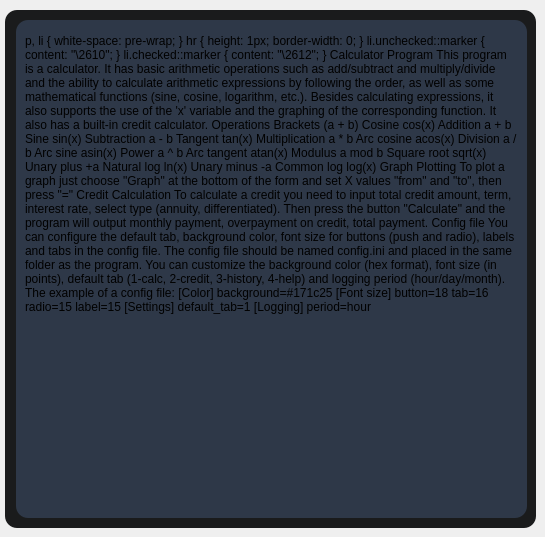
    <widget class="QWidget" name="tabHelp">
     <attribute name="title">
      <string>Help</string>
     </attribute>
     <widget class="QFrame" name="frameHelp">
      <property name="geometry">
       <rect>
        <x>5</x>
        <y>10</y>
        <width>531</width>
        <height>518</height>
       </rect>
      </property>
      <property name="styleSheet">
       <string notr="true">background-color: #1a1b1c;
border-radius: 12px;</string>
      </property>
      <property name="frameShape">
       <enum>QFrame::StyledPanel</enum>
      </property>
      <property name="frameShadow">
       <enum>QFrame::Raised</enum>
      </property>
      <widget class="QGroupBox" name="groupBoxHelp">
       <property name="geometry">
        <rect>
         <x>11</x>
         <y>10</y>
         <width>511</width>
         <height>498</height>
        </rect>
       </property>
       <property name="styleSheet">
        <string notr="true">background:  #2e3848;
border-radius: 12px;</string>
       </property>
       <property name="title">
        <string/>
       </property>
       <widget class="QTextEdit" name="textEditHelp">
        <property name="geometry">
         <rect>
          <x>5</x>
          <y>10</y>
          <width>501</width>
          <height>481</height>
         </rect>
        </property>
        <property name="html">
         <string>&lt;!DOCTYPE HTML PUBLIC &quot;-//W3C//DTD HTML 4.0//EN&quot; &quot;http://www.w3.org/TR/REC-html40/strict.dtd&quot;&gt;
&lt;html&gt;&lt;head&gt;&lt;meta name=&quot;qrichtext&quot; content=&quot;1&quot; /&gt;&lt;meta charset=&quot;utf-8&quot; /&gt;&lt;style type=&quot;text/css&quot;&gt;
p, li { white-space: pre-wrap; }
hr { height: 1px; border-width: 0; }
li.unchecked::marker { content: &quot;\2610&quot;; }
li.checked::marker { content: &quot;\2612&quot;; }
&lt;/style&gt;&lt;/head&gt;&lt;body style=&quot; font-family:'Fira Sans Semi-Light'; font-size:10pt; font-weight:400; font-style:normal;&quot;&gt;
&lt;h1 style=&quot; margin-top:18px; margin-bottom:12px; margin-left:0px; margin-right:0px; -qt-block-indent:0; text-indent:0px;&quot;&gt;&lt;span style=&quot; font-size:xx-large; font-weight:700; color:#deddda;&quot;&gt;Calculator Program&lt;/span&gt;&lt;/h1&gt;
&lt;p style=&quot; margin-top:12px; margin-bottom:12px; margin-left:0px; margin-right:0px; -qt-block-indent:0; text-indent:0px;&quot;&gt;&lt;span style=&quot; color:#deddda;&quot;&gt;This program is a calculator. It has basic arithmetic operations such as add/subtract and multiply/divide and the ability to calculate arithmetic expressions by following the order, as well as some mathematical functions (sine, cosine, logarithm, etc.). Besides calculating expressions, it also supports the use of the 'x' variable and the graphing of the corresponding function. It also has a built-in credit calculator. &lt;/span&gt;&lt;/p&gt;
&lt;h2 style=&quot; margin-top:16px; margin-bottom:12px; margin-left:0px; margin-right:0px; -qt-block-indent:0; text-indent:0px;&quot;&gt;&lt;span style=&quot; font-size:x-large; font-weight:700; color:#deddda;&quot;&gt;Operations&lt;/span&gt;&lt;/h2&gt;
&lt;table border=&quot;0&quot; style=&quot; margin-top:0px; margin-bottom:0px; margin-left:0px; margin-right:0px;&quot; cellspacing=&quot;2&quot; cellpadding=&quot;0&quot;&gt;
&lt;tr&gt;
&lt;td style=&quot; padding-left:0; padding-right:45; padding-top:0; padding-bottom:0;&quot;&gt;
&lt;p style=&quot; margin-top:0px; margin-bottom:0px; margin-left:0px; margin-right:0px; -qt-block-indent:0; text-indent:0px;&quot;&gt;&lt;span style=&quot; color:#deddda;&quot;&gt;Brackets&lt;/span&gt;&lt;/p&gt;&lt;/td&gt;
&lt;td style=&quot; padding-left:0; padding-right:25; padding-top:0; padding-bottom:0;&quot;&gt;
&lt;p style=&quot; margin-top:0px; margin-bottom:0px; margin-left:0px; margin-right:0px; -qt-block-indent:0; text-indent:0px;&quot;&gt;&lt;span style=&quot; color:#deddda;&quot;&gt;(a + b)&lt;/span&gt;&lt;/p&gt;&lt;/td&gt;
&lt;td style=&quot; padding-left:0; padding-right:25; padding-top:0; padding-bottom:0;&quot;&gt;
&lt;p style=&quot; margin-top:0px; margin-bottom:0px; margin-left:0px; margin-right:0px; -qt-block-indent:0; text-indent:0px;&quot;&gt;&lt;span style=&quot; color:#deddda;&quot;&gt;Cosine&lt;/span&gt;&lt;/p&gt;&lt;/td&gt;
&lt;td style=&quot; padding-left:0; padding-right:25; padding-top:0; padding-bottom:0;&quot;&gt;
&lt;p style=&quot; margin-top:0px; margin-bottom:0px; margin-left:0px; margin-right:0px; -qt-block-indent:0; text-indent:0px;&quot;&gt;&lt;span style=&quot; color:#deddda;&quot;&gt;cos(x)&lt;/span&gt;&lt;/p&gt;&lt;/td&gt;&lt;/tr&gt;
&lt;tr&gt;
&lt;td style=&quot; padding-left:0; padding-right:25; padding-top:0; padding-bottom:0;&quot;&gt;
&lt;p style=&quot; margin-top:0px; margin-bottom:0px; margin-left:0px; margin-right:0px; -qt-block-indent:0; text-indent:0px;&quot;&gt;&lt;span style=&quot; color:#deddda;&quot;&gt;Addition&lt;/span&gt;&lt;/p&gt;&lt;/td&gt;
&lt;td style=&quot; padding-left:0; padding-right:25; padding-top:0; padding-bottom:0;&quot;&gt;
&lt;p style=&quot; margin-top:0px; margin-bottom:0px; margin-left:0px; margin-right:0px; -qt-block-indent:0; text-indent:0px;&quot;&gt;&lt;span style=&quot; color:#deddda;&quot;&gt;a + b&lt;/span&gt;&lt;/p&gt;&lt;/td&gt;
&lt;td style=&quot; padding-left:0; padding-right:25; padding-top:0; padding-bottom:0;&quot;&gt;
&lt;p style=&quot; margin-top:0px; margin-bottom:0px; margin-left:0px; margin-right:0px; -qt-block-indent:0; text-indent:0px;&quot;&gt;&lt;span style=&quot; color:#deddda;&quot;&gt;Sine&lt;/span&gt;&lt;/p&gt;&lt;/td&gt;
&lt;td style=&quot; padding-left:0; padding-right:25; padding-top:0; padding-bottom:0;&quot;&gt;
&lt;p style=&quot; margin-top:0px; margin-bottom:0px; margin-left:0px; margin-right:0px; -qt-block-indent:0; text-indent:0px;&quot;&gt;&lt;span style=&quot; color:#deddda;&quot;&gt;sin(x)&lt;/span&gt;&lt;/p&gt;&lt;/td&gt;&lt;/tr&gt;
&lt;tr&gt;
&lt;td style=&quot; padding-left:0; padding-right:25; padding-top:0; padding-bottom:0;&quot;&gt;
&lt;p style=&quot; margin-top:0px; margin-bottom:0px; margin-left:0px; margin-right:0px; -qt-block-indent:0; text-indent:0px;&quot;&gt;&lt;span style=&quot; color:#deddda;&quot;&gt;Subtraction&lt;/span&gt;&lt;/p&gt;&lt;/td&gt;
&lt;td style=&quot; padding-left:0; padding-right:25; padding-top:0; padding-bottom:0;&quot;&gt;
&lt;p style=&quot; margin-top:0px; margin-bottom:0px; margin-left:0px; margin-right:0px; -qt-block-indent:0; text-indent:0px;&quot;&gt;&lt;span style=&quot; color:#deddda;&quot;&gt;a - b&lt;/span&gt;&lt;/p&gt;&lt;/td&gt;
&lt;td style=&quot; padding-left:0; padding-right:25; padding-top:0; padding-bottom:0;&quot;&gt;
&lt;p style=&quot; margin-top:0px; margin-bottom:0px; margin-left:0px; margin-right:0px; -qt-block-indent:0; text-indent:0px;&quot;&gt;&lt;span style=&quot; color:#deddda;&quot;&gt;Tangent&lt;/span&gt;&lt;/p&gt;&lt;/td&gt;
&lt;td style=&quot; padding-left:0; padding-right:25; padding-top:0; padding-bottom:0;&quot;&gt;
&lt;p style=&quot; margin-top:0px; margin-bottom:0px; margin-left:0px; margin-right:0px; -qt-block-indent:0; text-indent:0px;&quot;&gt;&lt;span style=&quot; color:#deddda;&quot;&gt;tan(x)&lt;/span&gt;&lt;/p&gt;&lt;/td&gt;&lt;/tr&gt;
&lt;tr&gt;
&lt;td style=&quot; padding-left:0; padding-right:25; padding-top:0; padding-bottom:0;&quot;&gt;
&lt;p style=&quot; margin-top:0px; margin-bottom:0px; margin-left:0px; margin-right:0px; -qt-block-indent:0; text-indent:0px;&quot;&gt;&lt;span style=&quot; color:#deddda;&quot;&gt;Multiplication&lt;/span&gt;&lt;/p&gt;&lt;/td&gt;
&lt;td style=&quot; padding-left:0; padding-right:25; padding-top:0; padding-bottom:0;&quot;&gt;
&lt;p style=&quot; margin-top:0px; margin-bottom:0px; margin-left:0px; margin-right:0px; -qt-block-indent:0; text-indent:0px;&quot;&gt;&lt;span style=&quot; color:#deddda;&quot;&gt;a * b&lt;/span&gt;&lt;/p&gt;&lt;/td&gt;
&lt;td style=&quot; padding-left:0; padding-right:25; padding-top:0; padding-bottom:0;&quot;&gt;
&lt;p style=&quot; margin-top:0px; margin-bottom:0px; margin-left:0px; margin-right:0px; -qt-block-indent:0; text-indent:0px;&quot;&gt;&lt;span style=&quot; color:#deddda;&quot;&gt;Arc cosine&lt;/span&gt;&lt;/p&gt;&lt;/td&gt;
&lt;td style=&quot; padding-left:0; padding-right:25; padding-top:0; padding-bottom:0;&quot;&gt;
&lt;p style=&quot; margin-top:0px; margin-bottom:0px; margin-left:0px; margin-right:0px; -qt-block-indent:0; text-indent:0px;&quot;&gt;&lt;span style=&quot; color:#deddda;&quot;&gt;acos(x)&lt;/span&gt;&lt;/p&gt;&lt;/td&gt;&lt;/tr&gt;
&lt;tr&gt;
&lt;td style=&quot; padding-left:0; padding-right:25; padding-top:0; padding-bottom:0;&quot;&gt;
&lt;p style=&quot; margin-top:0px; margin-bottom:0px; margin-left:0px; margin-right:0px; -qt-block-indent:0; text-indent:0px;&quot;&gt;&lt;span style=&quot; color:#deddda;&quot;&gt;Division&lt;/span&gt;&lt;/p&gt;&lt;/td&gt;
&lt;td style=&quot; padding-left:0; padding-right:25; padding-top:0; padding-bottom:0;&quot;&gt;
&lt;p style=&quot; margin-top:0px; margin-bottom:0px; margin-left:0px; margin-right:0px; -qt-block-indent:0; text-indent:0px;&quot;&gt;&lt;span style=&quot; color:#deddda;&quot;&gt;a / b&lt;/span&gt;&lt;/p&gt;&lt;/td&gt;
&lt;td style=&quot; padding-left:0; padding-right:25; padding-top:0; padding-bottom:0;&quot;&gt;
&lt;p style=&quot; margin-top:0px; margin-bottom:0px; margin-left:0px; margin-right:0px; -qt-block-indent:0; text-indent:0px;&quot;&gt;&lt;span style=&quot; color:#deddda;&quot;&gt;Arc sine&lt;/span&gt;&lt;/p&gt;&lt;/td&gt;
&lt;td style=&quot; padding-left:0; padding-right:25; padding-top:0; padding-bottom:0;&quot;&gt;
&lt;p style=&quot; margin-top:0px; margin-bottom:0px; margin-left:0px; margin-right:0px; -qt-block-indent:0; text-indent:0px;&quot;&gt;&lt;span style=&quot; color:#deddda;&quot;&gt;asin(x)&lt;/span&gt;&lt;/p&gt;&lt;/td&gt;&lt;/tr&gt;
&lt;tr&gt;
&lt;td style=&quot; padding-left:0; padding-right:25; padding-top:0; padding-bottom:0;&quot;&gt;
&lt;p style=&quot; margin-top:0px; margin-bottom:0px; margin-left:0px; margin-right:0px; -qt-block-indent:0; text-indent:0px;&quot;&gt;&lt;span style=&quot; color:#deddda;&quot;&gt;Power&lt;/span&gt;&lt;/p&gt;&lt;/td&gt;
&lt;td style=&quot; padding-left:0; padding-right:25; padding-top:0; padding-bottom:0;&quot;&gt;
&lt;p style=&quot; margin-top:0px; margin-bottom:0px; margin-left:0px; margin-right:0px; -qt-block-indent:0; text-indent:0px;&quot;&gt;&lt;span style=&quot; color:#deddda;&quot;&gt;a ^ b&lt;/span&gt;&lt;/p&gt;&lt;/td&gt;
&lt;td style=&quot; padding-left:0; padding-right:25; padding-top:0; padding-bottom:0;&quot;&gt;
&lt;p style=&quot; margin-top:0px; margin-bottom:0px; margin-left:0px; margin-right:0px; -qt-block-indent:0; text-indent:0px;&quot;&gt;&lt;span style=&quot; color:#deddda;&quot;&gt;Arc tangent&lt;/span&gt;&lt;/p&gt;&lt;/td&gt;
&lt;td style=&quot; padding-left:0; padding-right:25; padding-top:0; padding-bottom:0;&quot;&gt;
&lt;p style=&quot; margin-top:0px; margin-bottom:0px; margin-left:0px; margin-right:0px; -qt-block-indent:0; text-indent:0px;&quot;&gt;&lt;span style=&quot; color:#deddda;&quot;&gt;atan(x)&lt;/span&gt;&lt;/p&gt;&lt;/td&gt;&lt;/tr&gt;
&lt;tr&gt;
&lt;td style=&quot; padding-left:0; padding-right:25; padding-top:0; padding-bottom:0;&quot;&gt;
&lt;p style=&quot; margin-top:0px; margin-bottom:0px; margin-left:0px; margin-right:0px; -qt-block-indent:0; text-indent:0px;&quot;&gt;&lt;span style=&quot; color:#deddda;&quot;&gt;Modulus&lt;/span&gt;&lt;/p&gt;&lt;/td&gt;
&lt;td style=&quot; padding-left:0; padding-right:25; padding-top:0; padding-bottom:0;&quot;&gt;
&lt;p style=&quot; margin-top:0px; margin-bottom:0px; margin-left:0px; margin-right:0px; -qt-block-indent:0; text-indent:0px;&quot;&gt;&lt;span style=&quot; color:#deddda;&quot;&gt;a mod b&lt;/span&gt;&lt;/p&gt;&lt;/td&gt;
&lt;td style=&quot; padding-left:0; padding-right:25; padding-top:0; padding-bottom:0;&quot;&gt;
&lt;p style=&quot; margin-top:0px; margin-bottom:0px; margin-left:0px; margin-right:0px; -qt-block-indent:0; text-indent:0px;&quot;&gt;&lt;span style=&quot; color:#deddda;&quot;&gt;Square root&lt;/span&gt;&lt;/p&gt;&lt;/td&gt;
&lt;td style=&quot; padding-left:0; padding-right:25; padding-top:0; padding-bottom:0;&quot;&gt;
&lt;p style=&quot; margin-top:0px; margin-bottom:0px; margin-left:0px; margin-right:0px; -qt-block-indent:0; text-indent:0px;&quot;&gt;&lt;span style=&quot; color:#deddda;&quot;&gt;sqrt(x)&lt;/span&gt;&lt;/p&gt;&lt;/td&gt;&lt;/tr&gt;
&lt;tr&gt;
&lt;td style=&quot; padding-left:0; padding-right:25; padding-top:0; padding-bottom:0;&quot;&gt;
&lt;p style=&quot; margin-top:0px; margin-bottom:0px; margin-left:0px; margin-right:0px; -qt-block-indent:0; text-indent:0px;&quot;&gt;&lt;span style=&quot; color:#deddda;&quot;&gt;Unary plus&lt;/span&gt;&lt;/p&gt;&lt;/td&gt;
&lt;td style=&quot; padding-left:0; padding-right:25; padding-top:0; padding-bottom:0;&quot;&gt;
&lt;p style=&quot; margin-top:0px; margin-bottom:0px; margin-left:0px; margin-right:0px; -qt-block-indent:0; text-indent:0px;&quot;&gt;&lt;span style=&quot; color:#deddda;&quot;&gt;+a&lt;/span&gt;&lt;/p&gt;&lt;/td&gt;
&lt;td style=&quot; padding-left:0; padding-right:25; padding-top:0; padding-bottom:0;&quot;&gt;
&lt;p style=&quot; margin-top:0px; margin-bottom:0px; margin-left:0px; margin-right:0px; -qt-block-indent:0; text-indent:0px;&quot;&gt;&lt;span style=&quot; color:#deddda;&quot;&gt;Natural log&lt;/span&gt;&lt;/p&gt;&lt;/td&gt;
&lt;td style=&quot; padding-left:0; padding-right:25; padding-top:0; padding-bottom:0;&quot;&gt;
&lt;p style=&quot; margin-top:0px; margin-bottom:0px; margin-left:0px; margin-right:0px; -qt-block-indent:0; text-indent:0px;&quot;&gt;&lt;span style=&quot; color:#deddda;&quot;&gt;ln(x)&lt;/span&gt;&lt;/p&gt;&lt;/td&gt;&lt;/tr&gt;
&lt;tr&gt;
&lt;td style=&quot; padding-left:0; padding-right:25; padding-top:0; padding-bottom:0;&quot;&gt;
&lt;p style=&quot; margin-top:0px; margin-bottom:0px; margin-left:0px; margin-right:0px; -qt-block-indent:0; text-indent:0px;&quot;&gt;&lt;span style=&quot; color:#deddda;&quot;&gt;Unary minus&lt;/span&gt;&lt;/p&gt;&lt;/td&gt;
&lt;td style=&quot; padding-left:0; padding-right:25; padding-top:0; padding-bottom:0;&quot;&gt;
&lt;p style=&quot; margin-top:0px; margin-bottom:0px; margin-left:0px; margin-right:0px; -qt-block-indent:0; text-indent:0px;&quot;&gt;&lt;span style=&quot; color:#deddda;&quot;&gt;-a&lt;/span&gt;&lt;/p&gt;&lt;/td&gt;
&lt;td style=&quot; padding-left:0; padding-right:25; padding-top:0; padding-bottom:0;&quot;&gt;
&lt;p style=&quot; margin-top:0px; margin-bottom:0px; margin-left:0px; margin-right:0px; -qt-block-indent:0; text-indent:0px;&quot;&gt;&lt;span style=&quot; color:#deddda;&quot;&gt;Common log&lt;/span&gt;&lt;/p&gt;&lt;/td&gt;
&lt;td style=&quot; padding-left:0; padding-right:25; padding-top:0; padding-bottom:0;&quot;&gt;
&lt;p style=&quot; margin-top:0px; margin-bottom:0px; margin-left:0px; margin-right:0px; -qt-block-indent:0; text-indent:0px;&quot;&gt;&lt;span style=&quot; color:#deddda;&quot;&gt;log(x)&lt;/span&gt;&lt;/p&gt;&lt;/td&gt;&lt;/tr&gt;&lt;/table&gt;
&lt;h2 style=&quot; margin-top:16px; margin-bottom:12px; margin-left:0px; margin-right:0px; -qt-block-indent:0; text-indent:0px;&quot;&gt;&lt;span style=&quot; font-size:x-large; font-weight:700; color:#deddda;&quot;&gt;Graph Plotting&lt;/span&gt;&lt;/h2&gt;
&lt;p style=&quot; margin-top:12px; margin-bottom:12px; margin-left:0px; margin-right:0px; -qt-block-indent:0; text-indent:0px;&quot;&gt;&lt;span style=&quot; color:#deddda;&quot;&gt;To plot a graph just choose &amp;quot;Graph&amp;quot; at the bottom of the form and set X values &amp;quot;from&amp;quot; and &amp;quot;to&amp;quot;, then press &amp;quot;=&amp;quot; &lt;/span&gt;&lt;/p&gt;
&lt;h2 style=&quot; margin-top:16px; margin-bottom:12px; margin-left:0px; margin-right:0px; -qt-block-indent:0; text-indent:0px;&quot;&gt;&lt;span style=&quot; font-size:x-large; font-weight:700; color:#deddda;&quot;&gt;Credit Calculation&lt;/span&gt;&lt;/h2&gt;
&lt;p style=&quot; margin-top:12px; margin-bottom:12px; margin-left:0px; margin-right:0px; -qt-block-indent:0; text-indent:0px;&quot;&gt;&lt;span style=&quot; color:#deddda;&quot;&gt;To calculate a credit you need to input total credit amount, term, interest rate, select type (annuity, differentiated). Then press the button &amp;quot;Calculate&amp;quot; and the program will output monthly payment, overpayment on credit, total payment. &lt;/span&gt;&lt;/p&gt;
&lt;h2 style=&quot; margin-top:16px; margin-bottom:12px; margin-left:0px; margin-right:0px; -qt-block-indent:0; text-indent:0px;&quot;&gt;&lt;span style=&quot; font-size:x-large; font-weight:700; color:#deddda;&quot;&gt;Config file&lt;/span&gt;&lt;/h2&gt;
&lt;p style=&quot; margin-top:12px; margin-bottom:12px; margin-left:0px; margin-right:0px; -qt-block-indent:0; text-indent:0px;&quot;&gt;&lt;span style=&quot; color:#deddda;&quot;&gt;You can configure the default tab, background color, font size for buttons (push and radio), labels and tabs in the config file. The config file should be named config.ini and placed in the same folder as the program.&lt;/span&gt;&lt;/p&gt;
&lt;p style=&quot; margin-top:12px; margin-bottom:12px; margin-left:0px; margin-right:0px; -qt-block-indent:0; text-indent:0px;&quot;&gt;&lt;span style=&quot; color:#deddda;&quot;&gt;You can customize the background color (hex format), font size (in points), default tab (1-calc, 2-credit, 3-history, 4-help) and logging period (hour/day/month).&lt;/span&gt;&lt;/p&gt;
&lt;p style=&quot; margin-top:12px; margin-bottom:12px; margin-left:0px; margin-right:0px; -qt-block-indent:0; text-indent:0px;&quot;&gt;&lt;span style=&quot; color:#deddda;&quot;&gt;The example of a config file:&lt;/span&gt;&lt;/p&gt;
&lt;p style=&quot; margin-top:0px; margin-bottom:0px; margin-left:0px; margin-right:0px; -qt-block-indent:0; text-indent:0px;&quot;&gt;&lt;span style=&quot; color:#deddda;&quot;&gt;[Color]&lt;/span&gt;&lt;/p&gt;
&lt;p style=&quot; margin-top:0px; margin-bottom:0px; margin-left:0px; margin-right:0px; -qt-block-indent:0; text-indent:0px;&quot;&gt;&lt;span style=&quot; color:#deddda;&quot;&gt;background=#171c25&lt;/span&gt;&lt;/p&gt;
&lt;p style=&quot; margin-top:0px; margin-bottom:0px; margin-left:0px; margin-right:0px; -qt-block-indent:0; text-indent:0px;&quot;&gt;&lt;span style=&quot; color:#deddda;&quot;&gt;[Font size]&lt;/span&gt;&lt;/p&gt;
&lt;p style=&quot; margin-top:0px; margin-bottom:0px; margin-left:0px; margin-right:0px; -qt-block-indent:0; text-indent:0px;&quot;&gt;&lt;span style=&quot; color:#deddda;&quot;&gt;button=18&lt;/span&gt;&lt;/p&gt;
&lt;p style=&quot; margin-top:0px; margin-bottom:0px; margin-left:0px; margin-right:0px; -qt-block-indent:0; text-indent:0px;&quot;&gt;&lt;span style=&quot; color:#deddda;&quot;&gt;tab=16&lt;/span&gt;&lt;/p&gt;
&lt;p style=&quot; margin-top:0px; margin-bottom:0px; margin-left:0px; margin-right:0px; -qt-block-indent:0; text-indent:0px;&quot;&gt;&lt;span style=&quot; color:#deddda;&quot;&gt;radio=15&lt;/span&gt;&lt;/p&gt;
&lt;p style=&quot; margin-top:0px; margin-bottom:0px; margin-left:0px; margin-right:0px; -qt-block-indent:0; text-indent:0px;&quot;&gt;&lt;span style=&quot; color:#deddda;&quot;&gt;label=15&lt;/span&gt;&lt;/p&gt;
&lt;p style=&quot; margin-top:0px; margin-bottom:0px; margin-left:0px; margin-right:0px; -qt-block-indent:0; text-indent:0px;&quot;&gt;&lt;span style=&quot; color:#deddda;&quot;&gt;[Settings]&lt;/span&gt;&lt;/p&gt;
&lt;p style=&quot; margin-top:0px; margin-bottom:0px; margin-left:0px; margin-right:0px; -qt-block-indent:0; text-indent:0px;&quot;&gt;&lt;span style=&quot; color:#deddda;&quot;&gt;default_tab=1&lt;/span&gt;&lt;/p&gt;
&lt;p style=&quot; margin-top:0px; margin-bottom:0px; margin-left:0px; margin-right:0px; -qt-block-indent:0; text-indent:0px;&quot;&gt;&lt;span style=&quot; color:#deddda;&quot;&gt;[Logging]&lt;/span&gt;&lt;/p&gt;
&lt;p style=&quot; margin-top:0px; margin-bottom:0px; margin-left:0px; margin-right:0px; -qt-block-indent:0; text-indent:0px;&quot;&gt;&lt;span style=&quot; color:#deddda;&quot;&gt;period=hour&lt;/span&gt;&lt;/p&gt;
&lt;p style=&quot;-qt-paragraph-type:empty; margin-top:0px; margin-bottom:0px; margin-left:0px; margin-right:0px; -qt-block-indent:0; text-indent:0px; color:#deddda;&quot;&gt;&lt;br /&gt;&lt;/p&gt;
&lt;p style=&quot;-qt-paragraph-type:empty; margin-top:0px; margin-bottom:0px; margin-left:0px; margin-right:0px; -qt-block-indent:0; text-indent:0px; color:#deddda;&quot;&gt;&lt;br /&gt;&lt;/p&gt;&lt;/body&gt;&lt;/html&gt;</string>
        </property>
       </widget>
      </widget>
     </widget>
    </widget>
